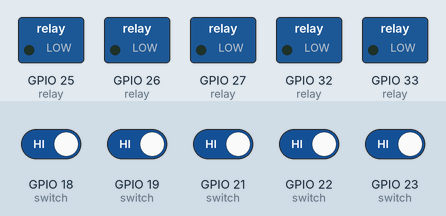
Bench run of a sketch on a simulated ESP32. Parts: switched loads named in the sketch (green lamp = pin HIGH). The test bench sets the inputs (shaded band); at power-on: GPIO 18 (switch), GPIO 19 (switch), GPIO 21 (switch), GPIO 22 (switch), GPIO 23 (switch) HIGH. What the sketch prints to the serial monitor is not drawn.

Above: at 1.2 s.
1.3 s: GPIO 21 (switch) driven LOW
At 2.2 s:
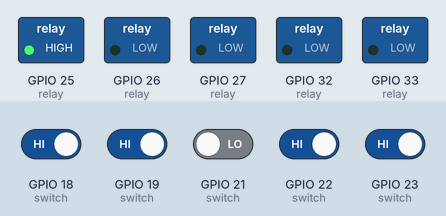
2.8 s: GPIO 22 (switch) driven LOW
At 4.0 s:
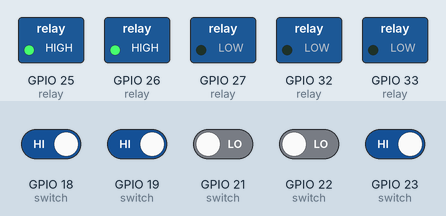
4.3 s: GPIO 18 (switch) driven LOW
At 4.8 s:
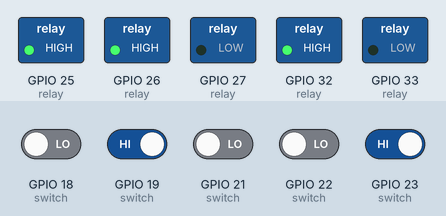
5.8 s: GPIO 19 (switch) driven LOW
At 6.8 s:
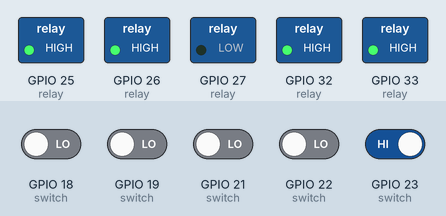
7.3 s: GPIO 23 (switch) driven LOW
At 7.8 s:
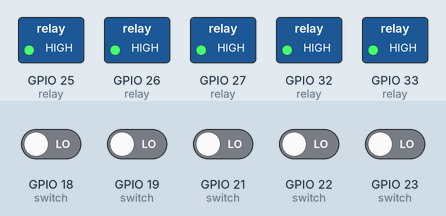
8.8 s: GPIO 21 (switch) driven HIGH
At 9.5 s:
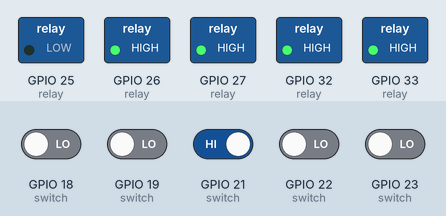
Timing chart, 0 to 11.3 s (numbered marks = the images above; inputs shaded):
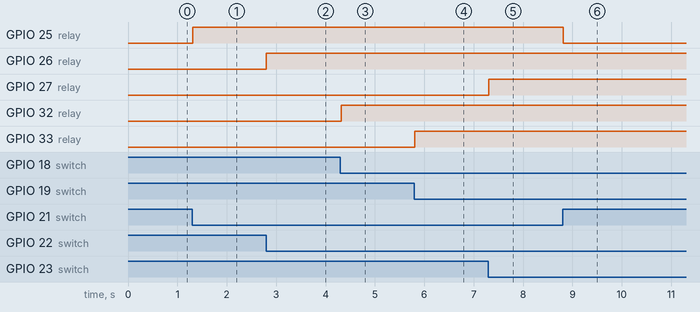

Measured:
- after the input at 1.3 s, GPIO 25 (relay): LOW → HIGH at once
- after the input at 2.8 s, GPIO 26 (relay): LOW → HIGH at once
- after the input at 4.3 s, GPIO 32 (relay): LOW → HIGH at once
- after the input at 5.8 s, GPIO 33 (relay): LOW → HIGH at once
- after the input at 7.3 s, GPIO 27 (relay): LOW → HIGH at once
- after the input at 8.8 s, GPIO 25 (relay): HIGH → LOW at once

The sketch:

sketch.ino
```cpp
struct DeviceChannel {
  const char* id;
  const char* room;
  const char* type;
  uint8_t statePin;
  uint8_t relayPin;
  uint16_t ratedWatts;
  bool isOn;
  unsigned long lastChangedAt;
};

DeviceChannel devices[] = {
  {"drawing-fan-1", "drawing", "fan", 21, 25, 60, false, 0},
  {"drawing-fan-2", "drawing", "fan", 22, 26, 60, false, 0},
  {"drawing-light-1", "drawing", "light", 23, 27, 15, false, 0},
  {"drawing-light-2", "drawing", "light", 18, 32, 15, false, 0},
  {"drawing-light-3", "drawing", "light", 19, 33, 15, false, 0}
};

const size_t DEVICE_COUNT = sizeof(devices) / sizeof(devices[0]);
unsigned long lastTelemetryAt = 0;

void setup() {
  Serial.begin(115200);
  Serial.println("PowerDown representative room node starting...");

  for (size_t i = 0; i < DEVICE_COUNT; i++) {
    pinMode(devices[i].statePin, INPUT);
    pinMode(devices[i].relayPin, OUTPUT);
    digitalWrite(devices[i].relayPin, LOW);
  }
}

void loop() {
  const unsigned long now = millis();

  for (size_t i = 0; i < DEVICE_COUNT; i++) {
    DeviceChannel &device = devices[i];
    const bool nextState = digitalRead(device.statePin) == LOW;

    if (nextState != device.isOn) {
      device.isOn = nextState;
      device.lastChangedAt = now;
      digitalWrite(device.relayPin, nextState ? HIGH : LOW);
    }
  }

  if (now - lastTelemetryAt >= 1000) {
    lastTelemetryAt = now;
    printTelemetry(now);
  }

  delay(20);
}

void printTelemetry(unsigned long now) {
  uint16_t roomWatts = 0;

  Serial.print("{\"node\":\"drawing-room\",\"uptimeMs\":");
  Serial.print(now);
  Serial.print(",\"devices\":[");

  for (size_t i = 0; i < DEVICE_COUNT; i++) {
    const DeviceChannel &device = devices[i];
    const uint16_t currentWatts = device.isOn ? device.ratedWatts : 0;
    roomWatts += currentWatts;

    if (i > 0) Serial.print(",");
    Serial.print("{\"id\":\"");
    Serial.print(device.id);
    Serial.print("\",\"room\":\"");
    Serial.print(device.room);
    Serial.print("\",\"type\":\"");
    Serial.print(device.type);
    Serial.print("\",\"status\":\"");
    Serial.print(device.isOn ? "on" : "off");
    Serial.print("\",\"powerDraw\":");
    Serial.print(currentWatts);
    Serial.print(",\"lastChangedMs\":");
    Serial.print(device.lastChangedAt);
    Serial.print("}");
  }

  Serial.print("],\"roomWatts\":");
  Serial.print(roomWatts);
  Serial.println("}");
}
```
